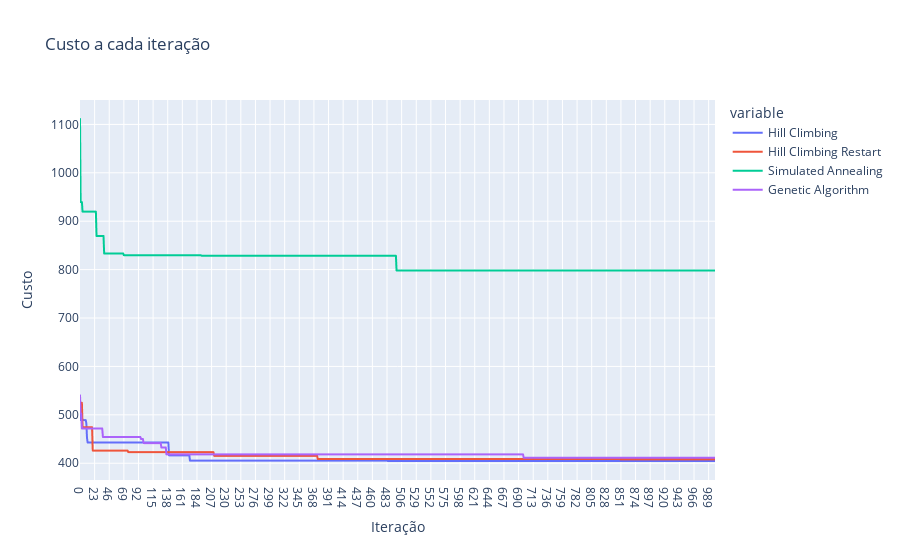

Here is the notebook cell this chart was saved with:
### Code cell
df_custo_correction_fig = px.line(df_custo_correction, title='Custo a cada iteração')
df_custo_correction_fig.update_yaxes( title="Custo")
df_custo_correction_fig.update_xaxes( title="Iteração")
df_custo_correction_fig.show()

### Figure 1 — Plotly figure (JSON) as saved in the notebook; plotly's stock layout.template omitted (floating-point values rounded to 4 significant figures; data arrays with more than 128 entries replaced by an {"elided": "..."} marker saying what was removed)
{"data": [{"hovertemplate": "variable=Hill Climbing<br>index=%{x}<br>value=%{y}<extra></extra>", "legendgroup": "Hill Climbing", "line": {"color": "#636efa", "dash": "solid"}, "marker": {"symbol": "circle"}, "mode": "lines", "name": "Hill Climbing", "showlegend": true, "type": "scattergl", "x": {"elided": "1000 str values"}, "xaxis": "x", "y": {"elided": "1000 float values"}, "yaxis": "y"}, {"hovertemplate": "variable=Hill Climbing Restart<br>index=%{x}<br>value=%{y}<extra></extra>", "legendgroup": "Hill Climbing Restart", "line": {"color": "#EF553B", "dash": "solid"}, "marker": {"symbol": "circle"}, "mode": "lines", "name": "Hill Climbing Restart", "showlegend": true, "type": "scattergl", "x": {"elided": "1000 str values"}, "xaxis": "x", "y": {"elided": "1000 float values"}, "yaxis": "y"}, {"hovertemplate": "variable=Simulated Annealing<br>index=%{x}<br>value=%{y}<extra></extra>", "legendgroup": "Simulated Annealing", "line": {"color": "#00cc96", "dash": "solid"}, "marker": {"symbol": "circle"}, "mode": "lines", "name": "Simulated Annealing", "showlegend": true, "type": "scattergl", "x": {"elided": "1000 str values"}, "xaxis": "x", "y": {"elided": "1000 float values"}, "yaxis": "y"}, {"hovertemplate": "variable=Genetic Algorithm<br>index=%{x}<br>value=%{y}<extra></extra>", "legendgroup": "Genetic Algorithm", "line": {"color": "#ab63fa", "dash": "solid"}, "marker": {"symbol": "circle"}, "mode": "lines", "name": "Genetic Algorithm", "showlegend": true, "type": "scattergl", "x": {"elided": "1000 str values"}, "xaxis": "x", "y": {"elided": "1000 float values"}, "yaxis": "y"}], "layout": {"legend": {"title": {"text": "variable"}, "tracegroupgap": 0}, "title": {"text": "Custo a cada iteração"}, "xaxis": {"anchor": "y", "domain": [0, 1], "title": {"text": "Iteração"}}, "yaxis": {"anchor": "x", "domain": [0, 1], "title": {"text": "Custo"}}}}
